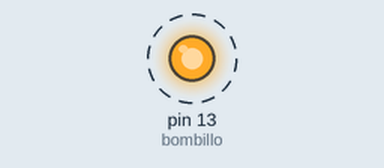
Recording of a sketch running on a simulated Arduino Uno, built with avr-gcc and run on an emulated ATmega328P. On the bench: output pins drawn as LEDs (lit = HIGH). Dashed ring = blinking.

Above: at 0.2 s.
Timing chart, 0 to 3.0 s (numbered marks = the images above):
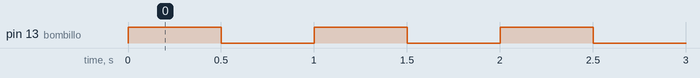

Measured:
- by itself, pin 13 (bombillo): alternates HIGH for 0.50 s and LOW for 0.50 s

The sketch:

arduino.ino
```cpp
int bombillo = 13; //variables globales
int espera = 500;

//las variables de declaran con su tipo en lenguaje C

void setup() {
  pinMode(bombillo, OUTPUT);
  //arrancar en el puerto 13 output es para que salga la electricidad por ese cable en ese puerto
}

void loop() {
  digitalWrite(bombillo, HIGH);
  //digital es o 0 o los 5 voltio de electricidad, analogo es con ondas osea al final es la misma electricidad o funcion pero de diferente manera
  delay(espera);
  digitalWrite(bombillo, LOW);
  delay(espera);
}
```
